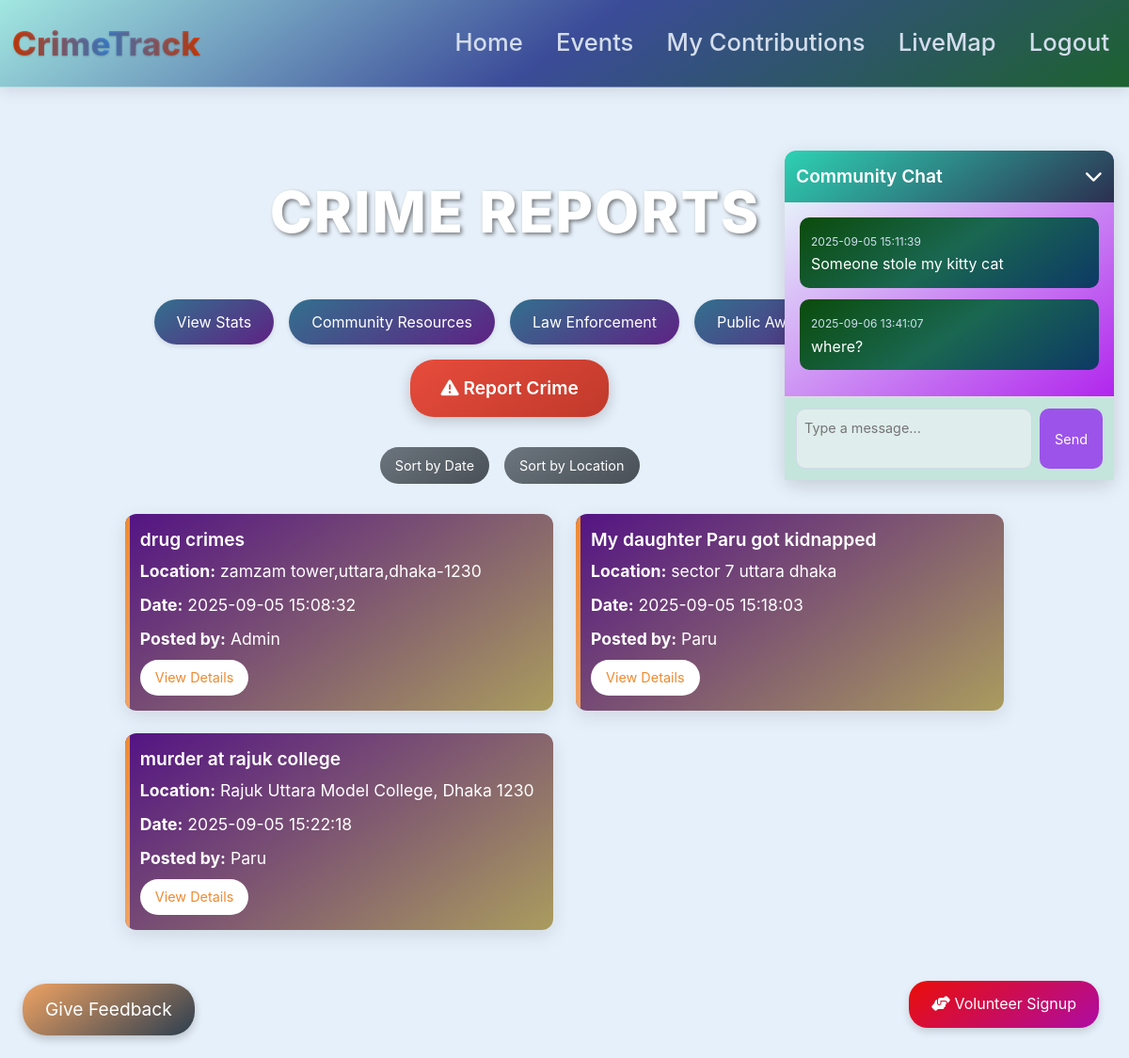
The app's page / (signed in) with its own data.
### website/models.py (models this page shows)
class Crime(db.Model):
    __tablename__ = 'crime'
    __table_args__ = {'extend_existing': True}
    id = db.Column(db.Integer, primary_key=True)
    title = db.Column(db.String(100))
    location = db.Column(db.String(100))
    data = db.Column(db.String(10000))
    date = db.Column(db.DateTime(timezone=True), default=func.now())
    user_id = db.Column(db.Integer, db.ForeignKey('user.id'))

class User(db.Model, UserMixin):
    id = db.Column(db.Integer, primary_key=True)
    email = db.Column(db.String(150), unique=True)
    password = db.Column(db.String(150))
    first_name = db.Column(db.String(150))
    crimes = db.relationship('Crime', backref='user', lazy=True)

class Chat(db.Model):
    __tablename__ = 'chat'
    id = db.Column(db.Integer, primary_key=True)
    user_id = db.Column(db.Integer, db.ForeignKey('user.id'))
    text = db.Column(db.String(1500))
    timestamp = db.Column(db.DateTime(timezone=True), default=func.now())

### website/views.py (the view)
@views.route('/', methods=['GET', 'POST'])
@login_required
def home():
    chats = Chat.query.all()
    crimes = Crime.query.all()
    categories = Category.query.all()
    for crime in crimes:
        crime.user = User.query.get(crime.user_id)
        if crime.location and crime.location not in crime_locations:
            crime_locations.append(crime.location)
    return render_template("home.html",
                          user=current_user,
                          crimes=crimes,
                          categories=categories,
                          chats=chats)

### website/__init__.py (called while the page is built)
def create_app():
    app = Flask(__name__)
    app.config['SECRET_KEY'] = 'hjshjhdjah kjshkjdhjs'
    app.config['SQLALCHEMY_DATABASE_URI'] = f'sqlite:///{DB_NAME}'
    db.init_app(app)
    from .views import views
    from .auth import auth
    from .feedbacks import feedbacks
    app.register_blueprint(views, url_prefix='/')
    app.register_blueprint(auth, url_prefix='/')
    app.register_blueprint(feedbacks, url_prefix='/feedbacks')
    from .models import User
    with app.app_context():
        db.create_all()
    login_manager = LoginManager()
    login_manager.login_view = 'auth.login'
    login_manager.init_app(app)
    @login_manager.user_loader
    def load_user(id):
        return User.query.get(int(id))
    return app

### website/views.py (called while the page is built)
@views.context_processor
def inject_upcoming_events():
    upcoming_events = Event.query.filter(Event.date > datetime.now()).count()
    return {'upcoming_events': upcoming_events}

### website/templates/home.html (shortened to what this page needs)
{% extends "base.html" %}
{% block content %}
<h1 class="main-title">Crime Reports</h1>
<div class="button-container">
    <a href="{{ url_for('views.stats') }}" class="btn btn-info" data-toggle="tooltip" title="View crime statistics">View Stats</a>
    <a href="{{ url_for('views.community_resources') }}" class="btn btn-info" data-performance="tooltip" title="Access community support">Community Resources</a>
    <a href="{{ url_for('views.law_enforcement') }}" class="btn btn-info" data-toggle="tooltip" title="Connect with law enforcement">Law Enforcement</a>
    <a href="{{ url_for('views.public_awareness') }}" class="btn btn-info" data-toggle="tooltip" title="Learn about safety">Public Awareness</a>
    <a href="{{ url_for('views.report_crime') }}" class="btn btn-info" style="background: linear-gradient(145deg, #e74c3c, #c0392b); font-size: 1.2rem; padding: 1rem 2rem; font-weight: 600; box-shadow: 0 4px 15px rgba(0, 0, 0, 0.2);" data-toggle="tooltip" title="Report a new crime">
        <i class="fas fa-exclamation-triangle"></i> Report Crime
    </a>
</div>
<div style="position: fixed; bottom: 10px; left: 10px;">
    <a href="/feedbacks" class="feedback-button">Give Feedback</a>
</div>
<div class="filter-container">
    <button class="filter-btn" onclick="filterCrimes('date')" data-toggle="tooltip" title="Sort crimes by date">Sort by Date</button>
    <button class="filter-btn" onclick="filterCrimes('location')" data-toggle="tooltip" title="Sort crimes by location">Sort by Location</button>
</div>
<div class="crime-grid" id="crimeContainer">
    {% for crime in crimes %}
    <div class="crime-card">
        <h3>{{ crime.title }}</h3>
        <p class="crime-location"><strong>Location:</strong> {{ crime.location }}</p>
        <p class="crime-date"><strong>Date:</strong> {{ crime.date.strftime('%Y-%m-%d %H:%M:%S') }}</p>
        <p><strong>Posted by:</strong> {{ crime.user.first_name }}</p>
        <button class="btn" onclick="openModal('{{ crime.id }}', '{{ crime.title | replace('\'', '\\\'') }}', '{{ crime.location | replace('\'', '\\\'') }}', '{{ crime.data | replace('\'', '\\\'') }}', '{{ crime.date.strftime('%Y-%m-%d %H:%M:%S') }}', '{{ crime.user.first_name | replace('\'', '\\\'') }}')">View Details</button>
    </div>
    {% endfor %}
</div>
<div class="chat-container" id="chatContainer">
    <div class="chat-header" onclick="toggleChat()">
        <span>Community Chat</span>
        <i class="fas fa-chevron-down" id="chatToggleIcon"></i>
    </div>
    <div class="chat-messages" id="chatMessages">
        {% for chat in chats %}
        <div class="chat-message" data-chat-id="{{ chat.id }}">
            <small>{{ chat.timestamp.strftime('%Y-%m-%d %H:%M:%S') }}</small>
            <div>{{ chat.text }}</div>
        </div>
        {% endfor %}
    </div>
    <div class="chat-input">
        <form id="chatForm">
            <textarea name="text" required placeholder="Type a message..." aria-label="Chat message input"></textarea>
            <button type="submit" data-toggle="tooltip" title="Send message">Send</button>
        </form>
    </div>
</div>
<a href="/volunteer_signup" class="volunteer-button" data-toggle="tooltip" title="Sign up to be a volunteer">
    <i class="fas fa-hands-helping"></i> Volunteer Signup
</a>
{% endblock %}

### website/templates/base.html (shortened to what this page needs)
<!DOCTYPE html>
<html lang="en">
  <head>
    <link
      rel="stylesheet"
      href="https://cdn.jsdelivr.net/npm/bootstrap@4.4.1/dist/css/bootstrap.min.css"
    />
  </head>
  <body>
<nav class="navbar navbar-expand-lg">
  <a class="navbar-brand" href="/" data-toggle="tooltip" title="CrimeTrack Homepage">CrimeTrack</a>
  <div class="collapse navbar-collapse" id="navbar">
    <ul class="navbar-nav ml-auto">
      {% if current_user.is_authenticated %}
        <li class="nav-item">
          <a class="nav-link" id="home" href="/" data-toggle="tooltip" title="Go to homepage">Home</a>
        </li>
        {% if user.id == 1 %}
        <li class="nav-item">
          <a class="nav-link" href="{{ url_for('views.manage_events') }}">Manage Events</a>
        </li>
        <li class="nav-item">
          <a class="nav-link" href="{{ url_for('views.admin_contributions') }}">Contributions</a>
        </li>
        {% else %}
        <li class="nav-item">
          <a class="nav-link" href="{{ url_for('views.upcoming_events') }}">
            Events
          </a>
        </li>
        <li class="nav-item">
          <a class="nav-link" href="{{ url_for('views.user_contributions') }}">My Contributions</a>
        </li>
        {% endif %}
        <li class="nav-item">
          <a class="nav-link" id="live-map" href="{{ url_for('views.live_map') }}" data-toggle="tooltip" title="View live crime map">LiveMap</a>
        </li>
        <li class="nav-item">
          <a class="nav-link" id="logout" href="/logout" data-toggle="tooltip" title="Sign out">Logout</a>
        </li>
      {% endif %}
    </ul>
  </div>
</nav>
    <div class="container">{% block content %} {% endblock %}</div>
  </body>
</html>

### website/templates/base.html (style rules this page uses)
body { background-color: #e6f0fa; color: #2c3e50; font-family: -apple-system, BlinkMacSystemFont, "Segoe UI", Roboto, sans-serif; line-height: 1.6; }
.navbar { background: linear-gradient(145deg, rgba(158, 230, 223, 0.95), rgba(50, 66, 147, 0.95),rgba(18, 89, 37, 0.95)); box-shadow: 0 4px 15px rgba(0, 0, 0, 0.1); padding: .8rem; border-bottom: 1px solid rgba(209, 217, 230, 0.5); }
.navbar-brand { background: linear-gradient(90deg, #e5440e, #4a90e2,#e5440e); -webkit-background-clip: text; -webkit-text-fill-color: transparent; font-weight: 780; font-size: 2.2rem; text-shadow: 0 1px 2px rgba(0, 0, 0, 0.2); transition: opacity 0.3s ease; position: relative; }
.navbar-brand::after { content: ''; width: 0; height: 2px; background: #4a90e2; position: absolute; bottom: -2px; left: 0; transition: width 0.3s ease; }
.nav-link { color: #d3ddec !important; font-size: 1.6rem; font-weight: 500; padding: 0.5rem 1rem; margin-left: 1.2rem; position: relative; transition: color 0.3s ease; }
.nav-link::after { content: ''; width: 0; height: 2px; background: #4a90e2; position: absolute; bottom: 0; left: 50%; transform: translateX(-50%); transition: width 0.3s ease; }
.container { max-width: 1200px; padding: 2.5rem 1rem; }

### records on screen
Crime: title "drug crimes", location "zamzam tower,uttara,dhaka-1230", date "2025-09-05 15:08:32", user.first_name "Admin"
Crime: title "My daughter Paru got kidnapped", location "sector 7 uttara dhaka", date "2025-09-05 15:18:03", user.first_name "Paru"
Crime: title "murder at rajuk college", location "Rajuk Uttara Model College, Dhaka 1230", date "2025-09-05 15:22:18", user.first_name "Paru"
Chat: timestamp "2025-09-05 15:11:39", text "Someone stole my kitty cat"
Chat: timestamp "2025-09-06 13:41:07", text "where?"
